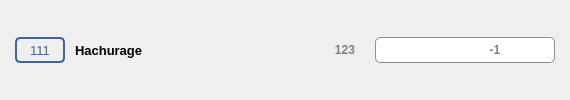
    <widget class="QWidget" name="line_hatching" native="true">
     <property name="minimumSize">
      <size>
       <width>0</width>
       <height>40</height>
      </size>
     </property>
     <property name="focusPolicy">
      <enum>Qt::ClickFocus</enum>
     </property>
     <layout class="QHBoxLayout" name="horizontalLayout_3">
      <property name="spacing">
       <number>10</number>
      </property>
      <property name="leftMargin">
       <number>15</number>
      </property>
      <property name="topMargin">
       <number>7</number>
      </property>
      <property name="rightMargin">
       <number>15</number>
      </property>
      <property name="bottomMargin">
       <number>7</number>
      </property>
      <item>
       <widget class="QLabel" name="num_attr_hachurage">
        <property name="minimumSize">
         <size>
          <width>50</width>
          <height>26</height>
         </size>
        </property>
        <property name="maximumSize">
         <size>
          <width>50</width>
          <height>26</height>
         </size>
        </property>
        <property name="font">
         <font>
          <family>Segoe UI</family>
          <pointsize>10</pointsize>
         </font>
        </property>
        <property name="toolTip">
         <string>Attribut Allplan</string>
        </property>
        <property name="styleSheet">
         <string notr="true">QLabel{border: 2px solid #416596; border-radius: 5px; color: #416596; }</string>
        </property>
        <property name="text">
         <string notr="true">111</string>
        </property>
        <property name="alignment">
         <set>Qt::AlignCenter</set>
        </property>
       </widget>
      </item>
      <item>
       <widget class="QLabel" name="titre_hachurage">
        <property name="minimumSize">
         <size>
          <width>240</width>
          <height>26</height>
         </size>
        </property>
        <property name="maximumSize">
         <size>
          <width>240</width>
          <height>26</height>
         </size>
        </property>
        <property name="font">
         <font>
          <family>Segoe UI</family>
          <pointsize>10</pointsize>
          <weight>75</weight>
          <bold>true</bold>
         </font>
        </property>
        <property name="text">
         <string>Hachurage</string>
        </property>
       </widget>
      </item>
      <item>
       <widget class="QLabel" name="bt_type_hachurage">
        <property name="minimumSize">
         <size>
          <width>40</width>
          <height>26</height>
         </size>
        </property>
        <property name="maximumSize">
         <size>
          <width>40</width>
          <height>26</height>
         </size>
        </property>
        <property name="font">
         <font>
          <family>Segoe UI</family>
          <pointsize>9</pointsize>
          <weight>75</weight>
          <bold>true</bold>
         </font>
        </property>
        <property name="toolTip">
         <string>Nombre entier</string>
        </property>
        <property name="styleSheet">
         <string notr="true">QLabel{color: grey; }</string>
        </property>
        <property name="text">
         <string notr="true">123</string>
        </property>
        <property name="alignment">
         <set>Qt::AlignCenter</set>
        </property>
       </widget>
      </item>
      <item>
       <widget class="QWidget" name="hachurage_widget" native="true">
        <layout class="QHBoxLayout" name="hachurage_layer">
         <property name="spacing">
          <number>0</number>
         </property>
         <property name="leftMargin">
          <number>0</number>
         </property>
         <property name="topMargin">
          <number>0</number>
         </property>
         <property name="rightMargin">
          <number>0</number>
         </property>
         <property name="bottomMargin">
          <number>0</number>
         </property>
         <item>
          <widget class="QComboBox" name="hachurage">
           <property name="minimumSize">
            <size>
             <width>100</width>
             <height>26</height>
            </size>
           </property>
           <property name="maximumSize">
            <size>
             <width>16777215</width>
             <height>26</height>
            </size>
           </property>
           <property name="font">
            <font>
             <family>Segoe UI</family>
             <pointsize>10</pointsize>
            </font>
           </property>
           <property name="focusPolicy">
            <enum>Qt::StrongFocus</enum>
           </property>
           <property name="styleSheet">
            <string notr="true">QComboBox { border: 1px solid #8f8f91; border-right-width: 0px; padding-right: 1px; border-top-left-radius:5px; border-bottom-left-radius:5px; padding-left: 5px; }
QComboBox::drop-down{width: 27px; padding-left: 1px; padding-right: 1px; background-color: #FFFFFF; }
QComboBox::drop-down:hover{border: 1px solid #8f8f91; border-top-width: 0px; border-bottom-width: 0px; padding: 0px; background-color: qlineargradient(spread:pad, x1:0, y1:0, x2:0, y2:1, stop:0 #F8F8F8, stop:1 #8FADCC); }
QComboBox::drop-down:pressed{border: 1px solid #8f8f91; border-top-width: 0px; border-bottom-width: 0px; padding: 0px; background-color: qlineargradient(spread:pad, x1:0, y1:0, x2:0, y2:1, stop:0 #8FADCC, stop:1 #F8F8F8); }
QComboBox::down-arrow {image: url(:/Images/spin_down.svg); width: 12px; height: 12px; }
QComboBox QAbstractItemView{background-color:#FFFFFF; }
QFontComboBox QAbstractItemView::item:hover {background: #BAD0E7; }</string>
           </property>
           <property name="editable">
            <bool>true</bool>
           </property>
           <property name="sizeAdjustPolicy">
            <enum>QComboBox::AdjustToMinimumContentsLengthWithIcon</enum>
           </property>
          </widget>
         </item>
         <item>
          <widget class="QLabel" name="numero_hachurage">
           <property name="minimumSize">
            <size>
             <width>40</width>
             <height>26</height>
            </size>
           </property>
           <property name="maximumSize">
            <size>
             <width>40</width>
             <height>26</height>
            </size>
           </property>
           <property name="font">
            <font>
             <family>Segoe UI</family>
             <pointsize>9</pointsize>
             <weight>75</weight>
             <bold>true</bold>
            </font>
           </property>
           <property name="toolTip">
            <string>Index de l'élément choisi</string>
           </property>
           <property name="styleSheet">
            <string notr="true">QLabel{border: 1px solid #8f8f91; border-left-width: 0px; padding-left: 1px; border-right-width: 0px; padding-right: 1px; color: grey; background-color:#FFFFFF; }</string>
           </property>
           <property name="text">
            <string notr="true">-1</string>
           </property>
           <property name="alignment">
            <set>Qt::AlignCenter</set>
           </property>
          </widget>
         </item>
         <item>
          <widget class="QPushButton" name="bt_lock_hachurage">
           <property name="enabled">
            <bool>false</bool>
           </property>
           <property name="minimumSize">
            <size>
             <width>40</width>
             <height>26</height>
            </size>
           </property>
           <property name="maximumSize">
            <size>
             <width>40</width>
             <height>26</height>
            </size>
           </property>
           <property name="font">
            <font>
             <family>Segoe UI</family>
             <pointsize>10</pointsize>
            </font>
           </property>
           <property name="focusPolicy">
            <enum>Qt::NoFocus</enum>
           </property>
           <property name="toolTip">
            <string>Cette liste déroulante n'est pas éditable</string>
           </property>
           <property name="styleSheet">
            <string notr="true">QPushButton{border: 1px solid #8f8f91; border-left-width: 0px; padding-left: 1px;  border-top-right-radius: 5px ; border-bottom-right-radius: 5px; background-color:#FFFFFF; }</string>
           </property>
           <property name="icon">
            <iconset resource="../icones/icons.qrc">
             <normaloff>:/Images/lock.svg</normaloff>:/Images/lock.svg</iconset>
           </property>
           <property name="iconSize">
            <size>
             <width>16</width>
             <height>16</height>
            </size>
           </property>
           <property name="flat">
            <bool>true</bool>
           </property>
          </widget>
         </item>
        </layout>
       </widget>
      </item>
     </layout>
    </widget>
